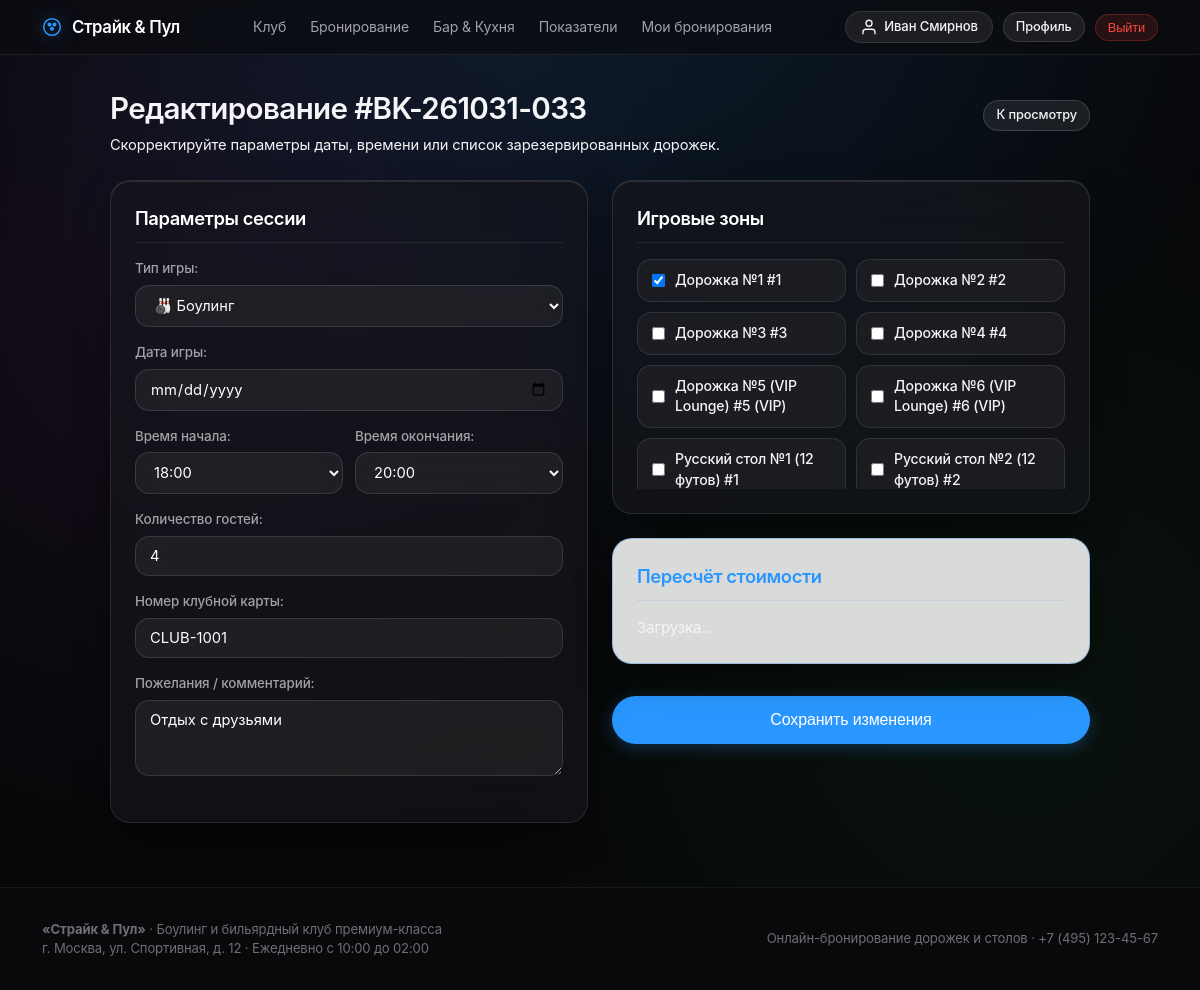
The app's page /bookings/33/edit/ (signed in) with its own data.
### club/models.py (models this page shows, shortened)
class Booking(models.Model):
    STATUS_CHOICES = (
        ('pending', 'Ожидает подтверждения'),
        ('confirmed', 'Подтверждено'),
        ('completed', 'Завершено'),
        ('cancelled', 'Отменено'),
    )
    booking_number = models.CharField("Номер брони", max_length=32, unique=True)
    user = models.ForeignKey(User, on_delete=models.CASCADE, related_name='bookings', verbose_name="Посетитель")
    game_type = models.ForeignKey(GameType, on_delete=models.PROTECT, related_name='bookings', verbose_name="Тип игры")
    zones = models.ManyToManyField(PlayZone, related_name='bookings', verbose_name="Игровые дорожки / столы")
    date = models.DateField("Дата игры")
    start_time = models.TimeField("Время начала")
    end_time = models.TimeField("Время окончания")
    guests_count = models.PositiveIntegerField("Количество гостей", default=2, validators=[MinValueValidator(1)])
    club_card = models.ForeignKey(
        ClubCard,
        on_delete=models.SET_NULL,
        blank=True,
        null=True,
        related_name='bookings',
        verbose_name="Применённая клубная карта"
    )
    hours_total = models.DecimalField("Всего часов", max_digits=4, decimal_places=2, default=Decimal('1.00'))
    day_hours = models.DecimalField("Часов в дневной тариф", max_digits=4, decimal_places=2, default=Decimal('0.00'))
    night_hours = models.DecimalField("Часов в вечерний тариф", max_digits=4, decimal_places=2, default=Decimal('0.00'))
    game_cost = models.DecimalField("Стоимость игры до скидки (руб)", max_digits=10, decimal_places=2, default=Decimal('0.00'))
    discount_percent = models.DecimalField("Скидка %", max_digits=5, decimal_places=2, default=Decimal('0.00'))
    discount_amount = models.DecimalField("Сумма скидки (руб)", max_digits=10, decimal_places=2, default=Decimal('0.00'))
    preorder_cost = models.DecimalField("Сумма предзаказа бара (руб)", max_digits=10, decimal_places=2, default=Decimal('0.00'))
    total_cost = models.DecimalField("Итоговая сумма к оплате (руб)", max_digits=10, decimal_places=2, default=Decimal('0.00'))
    status = models.CharField("Статус бронирования", max_length=20, choices=STATUS_CHOICES, default='pending')
    notes = models.TextField("Комментарий / пожелания", blank=True)
    created_at = models.DateTimeField("Создано", default=timezone.now)
    updated_at = models.DateTimeField("Обновлено", auto_now=True)
    class Meta:
        verbose_name = "Бронирование"
        verbose_name_plural = "Бронирования"
        ordering = ['-date', '-start_time']

### club/views.py (the view)
# urls.py: path('bookings/<int:pk>/edit/', views.booking_edit_view, name='booking_edit'),
@login_required
def booking_edit_view(request, pk):
    booking = get_object_or_404(Booking, pk=pk)
    is_staff = request.user.is_superuser or (
        hasattr(request.user, 'profile') and request.user.profile.role in ['operator', 'admin']
    )
    if not is_staff and booking.user != request.user:
        return HttpResponseForbidden("Вы можете редактировать только свои бронирования.")
    if booking.status in ['completed', 'cancelled']:
        messages.warning(request, "Нельзя редактировать завершённое или отменённое бронирование.")
        return redirect('booking_detail', pk=booking.pk)
    if request.method == 'POST':
        form = BookingForm(request.POST, instance=booking, user=request.user)
        if form.is_valid():
            with transaction.atomic():
                updated_booking = form.save(commit=False)
                zones = form.cleaned_data['zones']
                club_card = form.cleaned_data.get('verified_card') or booking.club_card
                pricing = calculate_booking_pricing(
                    game_type=updated_booking.game_type,
                    target_date=updated_booking.date,
                    start_t=updated_booking.start_time,
                    end_t=updated_booking.end_time,
                    zones_count=len(zones),
                    club_card=club_card
                )
                updated_booking.hours_total = pricing['total_hours']
                updated_booking.day_hours = pricing['day_hours']
                updated_booking.night_hours = pricing['night_hours']
                updated_booking.game_cost = pricing['game_cost']
                updated_booking.discount_percent = pricing['discount_percent']
                updated_booking.discount_amount = pricing['discount_amount']
                updated_booking.club_card = club_card
                updated_booking.total_cost = (pricing['game_cost'] - pricing['discount_amount']) + updated_booking.preorder_cost
                updated_booking.save()
                updated_booking.zones.set(zones)
            messages.success(request, f"Бронирование #{booking.booking_number} успешно обновлено.")
            return redirect('booking_detail', pk=booking.pk)
    else:
        form = BookingForm(instance=booking, user=request.user)
    context = {
        'form': form,
        'booking': booking,
    }
    return render(request, 'club/booking_edit.html', context)

### club/context_processors.py (called while the page is built)
def club_global_context(request):
    game_types = GameType.objects.all()
    user_role = 'guest'
    user_profile = None
    if request.user.is_authenticated:
        if request.user.is_superuser:
            user_role = 'admin'
        else:
            profile = getattr(request.user, 'profile', None)
            if profile:
                user_role = profile.role
                user_profile = profile
            else:
                user_role = 'visitor'
    return {
        'nav_game_types': game_types,
        'current_user_role': user_role,
        'user_profile': user_profile,
    }

### club/models.py (called while the page is built)
    def __str__(self):
        return f"{self.icon} {self.name}"

    def __str__(self):
        vip_mark = " (VIP)" if self.is_vip else ""
        return f"{self.title} #{self.number}{vip_mark}"

### club/templatetags/club_icons.py (called while the page is built)
@register.simple_tag
def icon(name, css_class=""):
    svg = ICONS.get(name, '')
    if css_class and svg:
        svg = svg.replace('<svg ', f'<svg class="{css_class}" ')
    return mark_safe(svg)

### templates/club/booking_edit.html (shortened to what this page needs)
{% extends 'base.html' %}
{% load static %}
{% block content %}
<div style="max-width: 980px; margin: 0 auto;">
  <div style="display: flex; justify-content: space-between; align-items: baseline; margin-bottom: 24px; flex-wrap: wrap; gap: 14px;">
    <div>
      <h1 style="font-size: 1.85rem; font-weight: 600; letter-spacing: var(--tracking-tight); margin-bottom: 4px;">
        Редактирование #{{ booking.booking_number }}
      </h1>
      <p style="color: var(--apple-subtle); font-size: 0.92rem;">
        Скорректируйте параметры даты, времени или список зарезервированных дорожек.
      </p>
    </div>
    <a href="{% url 'booking_detail' booking.pk %}" class="btn btn-secondary btn-sm">К просмотру</a>
  </div>
  <form method="post">
    <div class="grid-2">
      <div class="card">
        <h2 class="card-title">Параметры сессии</h2>
        <div class="form-group">
          <label for="id_game_type">Тип игры:</label>
          {{ form.game_type }}
        </div>
        <div class="form-group">
          <label for="id_date">Дата игры:</label>
          {{ form.date }}
        </div>
        <div class="grid-2" style="gap: 12px;">
          <div class="form-group">
            <label for="id_start_time">Время начала:</label>
            {{ form.start_time }}
          </div>
          <div class="form-group">
            <label for="id_end_time">Время окончания:</label>
            {{ form.end_time }}
          </div>
        </div>
        <div class="form-group">
          <label for="id_guests_count">Количество гостей:</label>
          {{ form.guests_count }}
        </div>
        <div class="form-group">
          <label for="id_club_card_code">Номер клубной карты:</label>
          {{ form.club_card_code }}
        </div>
        <div class="form-group">
          <label for="id_notes">Пожелания / комментарий:</label>
          {{ form.notes }}
        </div>
      </div>
      <div>
        <div class="card">
          <h2 class="card-title">Игровые зоны</h2>
          <div class="checkbox-grid" style="max-height: 230px; overflow-y: auto;">
            {% for choice in form.zones %}
              <label class="checkbox-card">
                {{ choice.tag }}
                <span style="font-size: 0.88rem; font-weight: 500;">{{ choice.choice_label }}</span>
              </label>
            {% endfor %}
          </div>
        </div>
        <div class="card" style="border: 1px solid rgba(0, 113, 227, 0.3); background: rgba(255, 255, 255, 0.85);">
          <h2 class="card-title" style="color: var(--apple-blue); border-color: rgba(0, 113, 227, 0.1);">Пересчёт стоимости</h2>
          <div id="calc-summary-box">
            <span style="color: var(--apple-subtle);">Загрузка...</span>
          </div>
        </div>
        <button type="submit" class="btn btn-primary btn-block" style="padding: 14px; font-size: 1rem; margin-top: 8px;">
          Сохранить изменения
        </button>
      </div>
    </div>
  </form>
</div>
{% endblock %}

### templates/base.html (shortened to what this page needs)
<!DOCTYPE html>
<html lang="ru">
<head>
  {% load static club_icons %}
  <link rel="stylesheet" href="{% static 'css/style.css' %}">
</head>
<body>
  <header class="site-header">
    <div class="container header-inner">
      <a href="{% url 'home' %}" class="brand-logo">
        {% icon 'bowling' %}
        <span>Страйк & Пул</span>
      </a>
      <nav class="main-nav">
        <a href="{% url 'home' %}">Клуб</a>
        <a href="{% url 'booking_create' %}">Бронирование</a>
        <a href="{% url 'menu_catalog' %}">Бар & Кухня</a>
        <a href="{% url 'dashboard' %}">Показатели</a>
        {% if user.is_authenticated %}
          <a href="{% url 'booking_list' %}">Мои бронирования</a>
        {% endif %}
      </nav>
      <div class="user-nav">
        {% if user.is_authenticated %}
          <span class="user-badge">
            {% icon 'user' %}
            <span>{{ user.first_name|default:user.username }}</span>
          </span>
          <a href="{% url 'profile' %}" class="btn btn-secondary btn-sm">Профиль</a>
          <form action="{% url 'logout' %}" method="post" style="display: inline;">
            <button type="submit" class="btn btn-danger btn-sm">Выйти</button>
          </form>
        {% else %}
          <a href="{% url 'login' %}" class="btn btn-secondary btn-sm">Войти</a>
          <a href="{% url 'register' %}" class="btn btn-primary btn-sm">Регистрация</a>
        {% endif %}
      </div>
    </div>
  </header>
  <main class="container" style="flex: 1; padding-top: 14px; padding-bottom: 40px;">
    {% block content %}{% endblock %}
  </main>
  <footer class="site-footer">
    <div class="container footer-inner">
      <div>
        <strong>«Страйк & Пул»</strong> · Боулинг и бильярдный клуб премиум-класса<br>
        г. Москва, ул. Спортивная, д. 12 · Ежедневно с 10:00 до 02:00
      </div>
      <div>
        Онлайн-бронирование дорожек и столов · +7 (495) 123-45-67
      </div>
    </div>
  </footer>
</body>
</html>

### records on screen
Booking: booking_number "BK-261031-033", game_type "🎳 Боулинг", start_time "18:00", end_time "20:00", guests_count "4", notes "Отдых с друзьями"

### other values on screen
{{ user.first_name|default:user.username }} "Иван Смирнов"
{{ choice.choice_label }} "Дорожка №1 #1" "Дорожка №2 #2" "Дорожка №3 #3" "Дорожка №4 #4" "Дорожка №5 (VIP Lounge) #5 (VIP)" "Дорожка №6 (VIP Lounge) #6 (VIP)" "Русский стол №1 (12 футов) #1" "Русский стол №2 (12 футов) #2"
